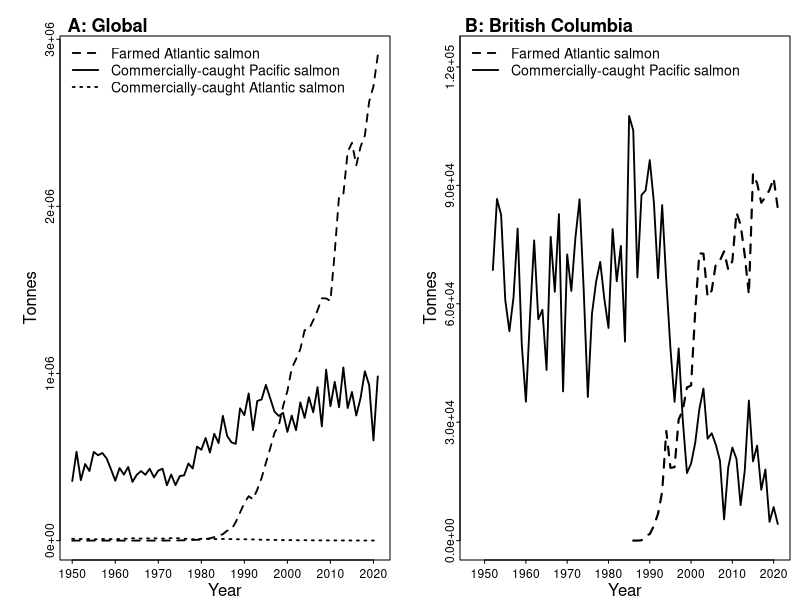

Generate this figure with R:
# Figure 1: Aquaculture and commercial fisheries #

## Load packages ## 

library(tidyverse)
library(readxl)

## Load the data ## 

global_farmed <- read.csv("Data/2_GlobalAquaculture.csv") 
global_pacificcommercial <- read.csv("Data/3_GlobalPacificCapture.csv") 
global_atlanticcommercial <- read.csv("Data/4_GlobalAtlanticCapture.csv") 

BC_farmed <- read_excel("Data/1_BCSalmon.xlsx", sheet = 3) # farmed atlantic salmon
BC_commercial <- read_excel("Data/1_BCSalmon.xlsx", sheet = 2) # commercially-caught pacific salmon 

## Prepare the data ## 

# Farmed salmon global 

global_farmed <- global_farmed %>%
  select(-seq(2, 146, 2))
colnames(global_farmed) <- c("country", as.character(2021:1950))
global_farmed <- global_farmed %>%
  gather(key = "year", value = "quantity",-1) %>% 
  group_by(year) %>% 
  summarize(quantity = sum(quantity, na.rm = TRUE))

# Global commercial pacific salmon capture 

global_pacificcommercial <- global_pacificcommercial %>%
  select(-seq(2, 146, 2))
colnames(global_pacificcommercial) <- c("country", as.character(2021:1950))
global_pacificcommercial <- global_pacificcommercial %>%
  gather(key = "year", value = "quantity",-1) %>% 
  group_by(year) %>% 
  summarize(quantity = sum(quantity, na.rm = TRUE))

# Global commercial atlantic salmon capture 

global_atlanticcommercial <- global_atlanticcommercial %>% 
  select(-seq(2, 146, 2)) 
colnames(global_atlanticcommercial) <- c("country", as.character(2021:1950))  
global_atlanticcommercial <- global_atlanticcommercial %>% 
  gather(key = "year", value = "quantity", -1)%>% 
  group_by(year) %>% 
  summarize(quantity = sum(quantity, na.rm = TRUE))

# BC farmed atlantic salmon

BC_farmed <- BC_farmed %>%
  filter(year >= 1991) %>%
  transmute(year,
            farmed_atlantic = BC_TotalFarmedSalmon - (Canada_FarmedSalmon - Canada_FarmedAtlantic)) %>%
  select(year, farmed_atlantic) %>%
  rbind(BC_farmed %>%
          filter(year %in% 1986:1990) %>%
          transmute(year,
                    farmed_atlantic = BC_FarmedAtlantic)) %>% 
  arrange(year)

years <- seq(1950, 2020, by = 10)

## Plot the data ##

# tiff(filename = "Plots/1_Figure.tif",
#      width = 27, height = 15, units = "cm", 
#      res = 200,
#      pointsize = 10,
#      compression = "lzw")

par(mfrow = c(1, 2), 
    mgp = c(1, 0.1, 0),
    mar = c(2, 3, 1.8, 0.5), 
    cex.axis = 0.72, tck = -0.01, cex.lab = 1)

### A plot ###

# line for farmed atlantic salmon
plot(x = global_farmed$year, 
     y = global_farmed$quantity,
     ylab = "Tonnes", xlab = "Year",
     type = "l", lty = 2, lwd = 1.8, yaxt = "n")

# points(x = global_farmed$year, y = global_farmed$quantity,
#        pch = 16, cex = 0.8)

# line for commercially-caught pacific salmon
lines(x = global_pacificcommercial$year, 
      y = global_pacificcommercial$quantity,
      lwd = 1.8)
# points(x = global_pacificcommercial$year, y = global_pacificcommercial$quantity,
#        pch = 2, cex = 0.8)

# line for commercially-caught atlantic salmon
lines(x = global_atlanticcommercial$year, 
      y = global_atlanticcommercial$quantity,
      lty = 3, lwd = 1.8)
# points(x = global_atlanticcommercial$year, 
#        y = global_atlanticcommercial$quantity,
#        lty = 3, cex = 0.8)

# legend
legend("topleft", 
       #title = "BC quantities",
       legend = c("Farmed Atlantic salmon", 
                  "Commercially-caught Pacific salmon",
                  "Commercially-caught Atlantic salmon"),
       lty = c(2, 1, 3), lwd = 1.8, cex = 0.85, bty = "n"
       # pch = c(16, 2, 0), cex = 0.85, bty = "n"
       )

labels_at <- seq(global_farmed$quantity %>% min, 3e6, by = 1e6)
labels <- scales::label_scientific(digits=2)(labels_at)
axis(2, at = labels_at, labels = labels)

title("A: Global", cex.main = 1.1, font = 2, adj = 0.03, line = 0.2)

### B plot ###

# line for commercially caught pacific salmon
plot(x = BC_commercial$year, y = BC_commercial$salmon, 
     ylab = "Tonnes", xlab = "Year",
     type = "l", xaxt = "n", yaxt = "n", tck = -0.01, lty = 1, lwd = 1.8,
     ylim = c(0, max(BC_farmed$farmed_atlantic) + 3e4))
# points(x = BC_commercial$year, y = BC_commercial$salmon, 
#        pch = 2,cex = 0.8)

# line for farmed atlantic salmon
lines(x = BC_farmed$year, y = BC_farmed$farmed_atlantic, lty = 2, lwd = 2.1)
# points(x = BC_farmed$year, y = BC_farmed$farmed_atlantic, 
#        pch = 16, cex = 0.8)

# add custom x-axis
axis(1, at = seq(1950, 2020, by = 10))
# axis(2, at = seq(0, 150000, 
#      length.out = 6))

# legend
legend("topleft", 
       #title = "BC quantities",
       legend = c("Farmed Atlantic salmon", 
                  "Commercially-caught Pacific salmon"),
       lty = c(2, 1, 3), lwd = 1.8, cex = 0.85, bty = "n")

labels_at <- seq(0, 12e5, by = 3e4)
labels <- scales::label_scientific(digits=2)(labels_at)
axis(2, at = labels_at, labels = labels)

# add plot label 
title("B: British Columbia", cex.main = 1.1, font = 2, adj = 0.03, line = 0.2)



# dev.off()

## END ##